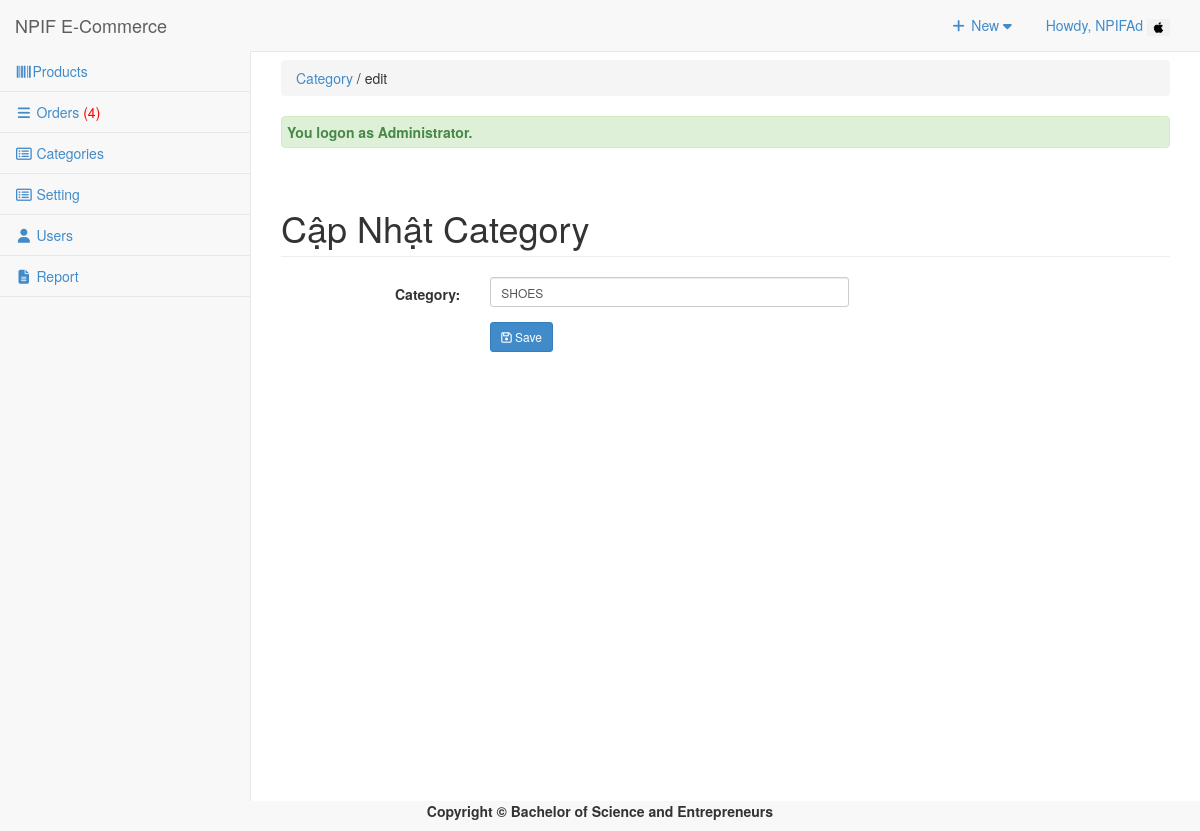
The page /admin/category/index.php?view=edit&id=5 (signed in) on the database its author committed.
### tables this page shows
CREATE TABLE `tbluseraccount` (
  `USERID` int(11) NOT NULL,
  `U_NAME` varchar(122) NOT NULL,
  `U_USERNAME` varchar(122) NOT NULL,
  `U_PASS` varchar(122) NOT NULL,
  `U_ROLE` varchar(30) NOT NULL,
  `USERIMAGE` varchar(255) NOT NULL
);

CREATE TABLE `tblcategory` (
  `CATEGID` int(11) NOT NULL,
  `CATEGORIES` varchar(255) NOT NULL,
  `USERID` int(11) NOT NULL
);

### admin/category/index.php (called while the page is built, shortened)
<?php
require_once("../../include/initialize.php");
$view = (isset($_GET['view']) && $_GET['view'] != '') ? $_GET['view'] : '';
$header=$view;
$title="Category";
require_once ("../theme/templates.php");
?>

### include/database.php (called while the page is built, shortened)
<?php
class Database {
	var $sql_string = '';
	private $conn;
	public function open_connection() {
		$this->conn = mysqli_connect(server,user,pass);
		if(!$this->conn){
			echo "Problem in database connection! Contact administrator!";
			exit();
		}else{
			$db_select = mysqli_select_db($this->conn,database_name);
		}
	}
	function setQuery($sql='') {
		$this->sql_string=$sql;
	}
	function executeQuery() {
		$result = mysqli_query($this->conn,$this->sql_string);
		return $result;
	}
	private function confirm_query($result) {
		return $result;
	}
	function loadSingleResult() {
		$cur = $this->executeQuery();
		while ($row = mysqli_fetch_object($cur)) {
		return $data = $row;
		}
	}
	public function num_rows($result_set) {
		return mysqli_num_rows($result_set);
	}
}
$mydb = new Database();
?>

### include/accounts.php (called while the page is built, shortened)
<?php
require_once(LIB_PATH.DS.'database.php');
class User {
	protected static  $tblname = "tbluseraccount";
	function single_user($id=""){
			global $mydb;
			$mydb->setQuery("SELECT * FROM ".self::$tblname."
				Where USERID= '{$id}' LIMIT 1");
			$cur = $mydb->loadSingleResult();
			return $cur;
	}
}
?>

### include/categories.php (called while the page is built, shortened)
<?php
require_once(LIB_PATH.DS.'database.php');
class Category {
	protected static  $tblname = "tblcategory";
	function single_category($id=""){
			global $mydb;
			$mydb->setQuery("SELECT * FROM ".self::$tblname."
				Where CATEGID= '{$id}' LIMIT 1");
			$cur = $mydb->loadSingleResult();
			return $cur;
	}
}
?>

### admin/theme/templates.php (the view, shortened to what this page needs)
<!DOCTYPE html>
<html lang="en">
<head>
<link href="<?php echo web_root; ?>admin/css/bootstrap.min.css" rel="stylesheet">
<link href="<?php echo web_root; ?>admin/css/metisMenu.min.css" rel="stylesheet">
<link href="<?php echo web_root; ?>admin/css/timeline.css" rel="stylesheet">
<link href="<?php echo web_root; ?>admin/css/sb-admin-2.css" rel="stylesheet">
<link href="<?php echo web_root; ?>admin/font/css/font-awesome.min.css" rel="stylesheet" type="text/css">
<link href="<?php echo web_root; ?>admin/font/font-awesome.min.css" rel="stylesheet" type="text/css">
<link href="<?php echo web_root; ?>admin/css/dataTables.bootstrap.css" rel="stylesheet">
<link href="<?php echo web_root; ?>css/bootstrap-datetimepicker.min.css" rel="stylesheet" media="screen">
<link href="<?php echo web_root; ?>css/datepicker.css" rel="stylesheet" media="screen">
<link href="<?php echo web_root; ?>admin/css/costum.css" rel="stylesheet">
<link href="<?php echo web_root; ?>admin/css/ekko-lightbox.css" rel="stylesheet">
</head>
  <?php
    $query = "SELECT * FROM tblsummary WHERE ORDEREDSTATS = 'Pending'";
    $mydb->setQuery($query);
    $cur = $mydb->executeQuery();
    $rowscount = $mydb->num_rows($cur);
    $res = isset($rowscount)? $rowscount : 0;
    if($res>0){
    $order = '<span style="color:red;">('.$res.')</span>';
    }else{
        $order = '<span> ('.$res.')</span>';
    }
?>
<body>
   <div id="wrapper">
        <nav class="navbar navbar-default navbar-static-top  " role="navigation" style="margin-bottom: 0">
            <div class="navbar-header">
                 <a class="navbar-brand"  href="<?php echo web_root; ?>admin/index.php" >NPIF E-Commerce</a>
            </div>
            <ul class="nav navbar-top-links navbar-right">
                 <li class="dropdown">
                    <a class="dropdown-toggle" data-toggle="dropdown" href="#">
                        <i class="fa fa-plus fa-fw"></i> New  <i class="fa fa-caret-down"></i>
                    </a>
                </li>
<?php
 $user = New User();
$singleuser = $user->single_user($_SESSION['USERID']);
?>
                <li class="dropdown">
                    <a class="dropdown-toggle" data-toggle="dropdown" href="#">
                        Howdy, <?php echo $_SESSION['U_NAME']; ?> <img title="profile image" width="23px" height="17px" src="<?php echo web_root.'admin/user/'.$singleuser ->USERIMAGE ?>">
                    </a>
                </li>
            </ul>
            <div class="navbar-default sidebar" role="navigation">
                <div class="sidebar-nav navbar-collapse">
                    <ul class="nav" id="side-menu">
                        <li>
                             <a href="<?php echo web_root; ?>admin/products/index.php"><i class="fa fa-barcode fa-fw"></i>Products </a>
                        </li>
                        <li>
                             <a href="<?php echo web_root; ?>admin/orders/index.php" ><i class="fa fa-reorder fa-fw"></i>  Orders <?php echo $order; ?></a>
                  </li>
                         <li>
                             <a href="<?php echo web_root; ?>admin/category/index.php" ><i class="fa fa-list-alt fa-fw"></i>  Categories </a>
                        </li>
                        <?php if ($_SESSION['U_ROLE']=='Administrator') {
                        ?>
                         <li>
                             <a href="<?php echo web_root; ?>admin/settings/index.php" ><i class="fa fa-list-alt fa-fw"></i>  Setting </a>
                        </li>
                          <li>
                            <a href="<?php echo web_root; ?>admin/user/index.php" ><i class="fa fa-user fa-fw"></i> Users </a>
                        </li>
                         <li>
                            <a href="<?php echo web_root; ?>admin/report/index.php" ><i class="fa  fa-file-text fa-fw"></i> Report </a>
                        </li>
                 <?php }  ?>
                    </ul>
                </div>
            </div>
        </nav>
  <div id="page-wrapper">
            <div class="row" >
                <div class="col-lg-12">
                    <?php
                    if ($title<>'Dashboard'){
                       echo   '<p class="breadcrumb" style="margin-top: 8px;">
                        <a href="index.php" title="'. $title.'" >'. $title.'</a>
                        '.(isset($header) ? ' / '. $header : '').'  </p>'  ;
                    } ?>
                  <?php require_once $content; ?>
                </div>
            </div>
        </div>
    </div>
</body>
      <footer><p  style="text-align: center;font-weight: bold;">Copyright &copy; Bachelor of Science and Entrepreneurs </p></footer>
</html>

### admin/category/edit.php (shortened to what this page needs)
<?php
  $categoryid = $_GET['id'];
  $category = New Category();
  $singlecategory = $category->single_category($categoryid);
?>
 <form class="form-horizontal span6" action="controller.php?action=edit" method="POST">
              <div class="row">
         <div class="col-lg-12">
            <h1 class="page-header">Cập Nhật Category</h1>
          </div>
       </div>
                  <div class="form-group">
                    <div class="col-md-8">
                      <label class="col-md-4 control-label" for="CATEGORY">Category:</label>
                      <div class="col-md-8">
                         <input class="form-control input-sm" id="CATEGORY" name="CATEGORY" placeholder=
                            "Category" type="text" value="<?php echo $singlecategory->CATEGORIES; ?>">
                      </div>
                    </div>
                  </div>
             <div class="form-group">
                    <div class="col-md-8">
                      <label class="col-md-4 control-label" for=
                      "idno"></label>
                      <div class="col-md-8">
                      <button class="btn btn-primary btn-sm" name="save" type="submit" ><span class="fa fa-save fw-fa"></span> Save</button>
                      </div>
                    </div>
                  </div>
        <div class="form-group">
                <div class="rows">
                  <div class="col-md-6">
                    <label class="col-md-6 control-label" for=
                    "otherperson"></label>
                    <div class="col-md-6">
                    </div>
                  </div>
                  <div class="col-md-6" align="right">
                   </div>
              </div>
              </div>
        </form>

### admin/css/sb-admin-2.css (style rules this page uses)
body { background-color: #f8f8f8; }
#wrapper { width: 100%; }
#page-wrapper { padding: 0 15px; min-height: 568px; background-color: #fff; }
@media (min-width:768px) { #page-wrapper { position: inherit; margin: 0 0 0 250px; padding: 0 30px; border-left: 1px solid #e7e7e7; } }
.navbar-top-links { margin-right: 0; }
.navbar-top-links li { display: inline-block; }
.navbar-top-links li:last-child { margin-right: 15px; }
.navbar-top-links li a { padding: 15px; min-height: 50px; }
.sidebar .sidebar-nav.navbar-collapse { padding-right: 0; padding-left: 0; }
.sidebar ul li { border-bottom: 1px solid #e7e7e7; }
@media (min-width:768px) { .sidebar { z-index: 1; position: absolute; width: 250px; margin-top: 51px; } }

### rows shown on the page
tbluseraccount: USERIMAGE (picture)
tblcategory: CATEGORY "SHOES"

### other values the page prints
$_SESSION['U_NAME'] "NPIFAd"
$res "4"
$title "Category"
$header "edit"
$_SESSION['message'] "You logon as Administrator."
